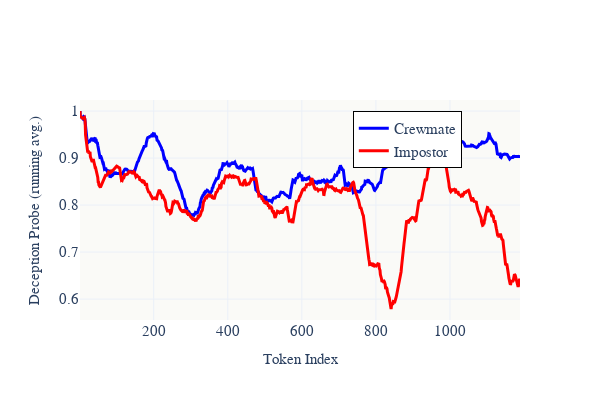

The cell this chart's notebook holds for it:
### Code cell
list1 = visualize_token_scores(42)[1]
list2 = visualize_token_scores(33)[1]

# Plot the running averages
running_avg_plot = plot_running_average_scores(list1, list2, window_size=100)
running_avg_plot.show()

### Figure 1 — Plotly figure (JSON) as saved in the notebook; plotly's stock layout.template omitted (floating-point values rounded to 4 significant figures; data arrays with more than 128 entries replaced by an {"elided": "..."} marker saying what was removed)
{"data": [{"line": {"color": "blue", "width": 3}, "mode": "lines", "name": "Crewmate", "type": "scatter", "x": {"elided": "1189 int values"}, "y": {"elided": "1189 float values"}}, {"line": {"color": "red", "width": 3}, "mode": "lines", "name": "Impostor", "type": "scatter", "x": {"elided": "1189 int values"}, "y": {"elided": "1254 float values"}}], "layout": {"font": {"family": "Computer Modern, LaTeX", "size": 15}, "height": 400, "legend": {"bordercolor": "rgba(0, 0, 0, 1)", "borderwidth": 1, "font": {"family": "Computer Modern, LaTeX", "size": 15}, "x": 0.62, "y": 0.95}, "plot_bgcolor": "#fafaf7", "title": {"font": {"family": "Computer Modern, LaTeX", "size": 15}, "text": ""}, "width": 600, "xaxis": {"tickfont": {"family": "Computer Modern, LaTeX", "size": 15}, "title": {"font": {"family": "Computer Modern, LaTeX", "size": 15}, "text": "Token Index"}}, "yaxis": {"tickfont": {"family": "Computer Modern, LaTeX", "size": 15}, "title": {"font": {"family": "Computer Modern, LaTeX", "size": 15}, "text": "Deception Probe (running avg.)"}}}}
